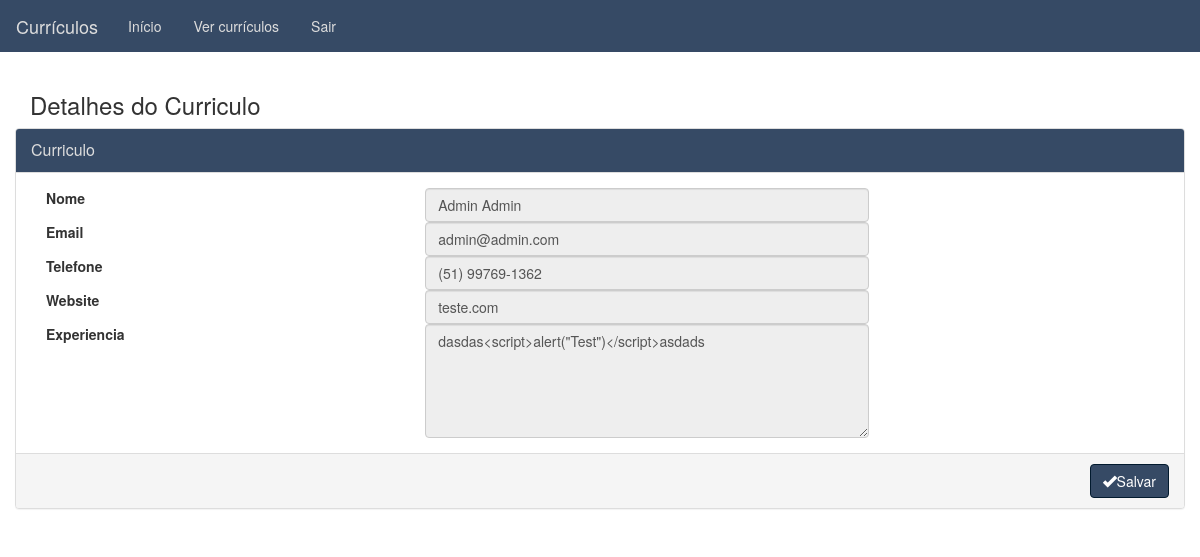
The page /view/Dashboard/detalhesCurriculo.php?resumeId=6 (signed in) on the database its author committed.
### tables this page shows
CREATE TABLE `resumes` (
  `resume_id` int(11) NOT NULL,
  `user_id` int(11) NOT NULL,
  `phone` varchar(20) DEFAULT NULL,
  `website` text DEFAULT NULL,
  `experience` text NOT NULL
);

CREATE TABLE `users` (
  `user_id` int(11) NOT NULL,
  `name` text NOT NULL,
  `email` varchar(55) NOT NULL,
  `password` text NOT NULL,
  `is_admin` tinyint(1) NOT NULL
);

### model/curriculoRequests.php (called while the page is built, shortened)
<?php
function SearchResume($conexao, $resumeId){
    $stmt = $conexao->prepare("SELECT users.user_id, resumes.resume_id, users.name, users.email, resumes.experience, resumes.phone, resumes.website FROM resumes INNER JOIN users on users.user_id=resumes.user_id where resumes.resume_id=?");
    $stmt->bindParam(1, $resumeId, PDO::PARAM_STR);
    $stmt->execute();
    return $stmt;
}
?>

### view/Dashboard/detalhesCurriculo.php (the view, shortened to what this page needs)
<?php
include_once '../../model/connect.php';
include_once '../../model/curriculoRequests.php';
$resumeId = $token = filter_input(INPUT_GET, 'resumeId', FILTER_UNSAFE_RAW);
$stmt = SearchResume($conexao, $resumeId);
$rs = $stmt->fetch(PDO::FETCH_OBJ);
?>
<!DOCTYPE html>
<html lang="pt-br">
<head>
    <link href="../../assets/css/bootstrap.css" type="text/css" rel="stylesheet" />
</head>
<body>
    <?php
    include_once '../includes/navbar.php';
    ?>
    <div class="container">
        <h3> Detalhes do Curriculo </h3>
        <div class="row">
            <div class="panel panel-default">
                <div class="panel-heading">
                    <span class="panel-title">Curriculo</span>
                </div>
                <div class="panel-body">
                    <div class="form-group">
                        <label for="datahora" class="col-sm-4 control-label">Nome</label>
                        <div class="col-md-5">
                            <input type="text" class="form-control" disabled <?php echo 'value="' . htmlentities($rs->name) . '"' ?>>
                        </div>
                    </div>
                    <div class="form-group">
                        <label for="datahora" class="col-sm-4 control-label">Email</label>
                        <div class="col-md-5">
                            <input type="text" class="form-control" disabled <?php echo 'value="' . htmlentities($rs->email) . '"' ?>>
                        </div>
                    </div>
                    <div class="form-group">
                        <label for="datahora" class="col-sm-4 control-label">Telefone</label>
                        <div class="col-md-5">
                            <input type="phone" class="form-control" disabled <?php echo 'value="' . htmlentities($rs->phone) . '"' ?>>
                        </div>
                    </div>
                    <div class="form-group">
                        <label for="datahora" class="col-sm-4 control-label">Website</label>
                        <div class="col-md-5">
                            <input type="text" class="form-control" disabled <?php echo 'value="' . htmlentities($rs->website) . '"' ?>>
                        </div>
                    </div>
                    <div class="form-group">
                        <label for="datahora" class="col-sm-4 control-label">Experiencia</label>
                        <div class="col-md-5">
                            <textarea type="text" class="form-control" disabled rows="5" ><?php echo htmlentities($rs->experience); ?></textarea>
                        </div>
                    </div>
                </div>
                <div class="panel-footer">
                    <div class="clearfix">
                        <div class="pull-right">
                            <button type="submit" class="btn btn-primary" /><span class="glyphicon glyphicon-ok"></span>Salvar</button>
                        </div>
                    </div>
                </div>
            </div>
        </div>
    </div>
</body>
</html>

### rows shown on the page
resumes: user.name "Admin Admin", user.email "admin@admin.com", phone "(51) 99769-1362", website "teste.com", experience "dasdas<script>alert(\"Test\")</script>asdads"
